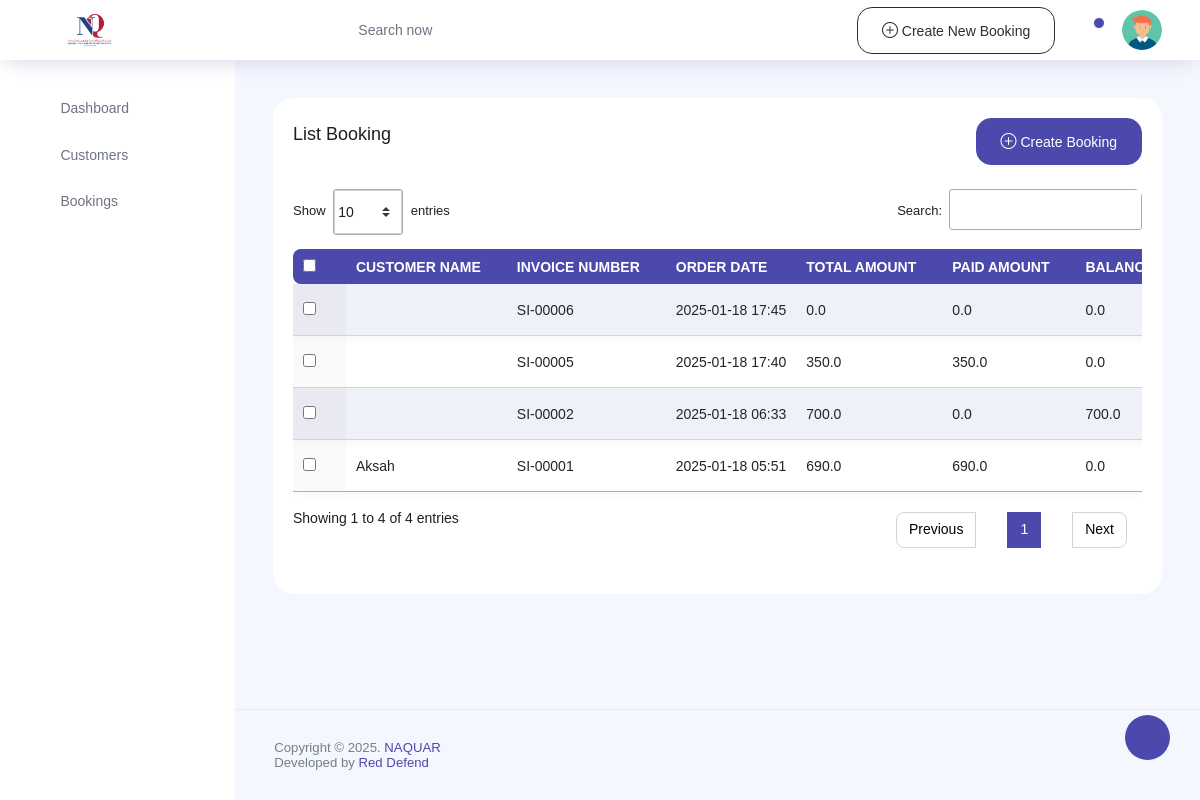
The app's page /services/list_bookings with its own data.
### service/models.py (models this page shows, shortened)
class Order(models.Model):
    customer = models.ForeignKey(Customers, on_delete=models.SET_NULL,null=True,blank=True)
    invoice_number = models.CharField(max_length=20, unique=True)
    order_date = models.DateTimeField(auto_now_add=True)
    total_amount_from_customer = models.FloatField(default=0)  # Set default to 0
    service_fee = models.FloatField(default=0)  # Set default to 0
    total_amount_before_discount = models.FloatField(default=0)  # Set default to 0
    total_tax = models.FloatField(default=0)
    total_amount = models.FloatField(default=0)
    payment_status1 = models.CharField(max_length=20, default='UNPAID', choices=(("UNPAID","UNPAID"),("PAID","PAID"),("PARTIALLY","PARTIALLY")))
    payment_status = models.BooleanField(default=False)
    discount = models.FloatField(default=0)
    bill_discount = models.FloatField(default=0)
    save_status = models.BooleanField(default=False)
    paid_amount = models.FloatField(default=0)
    balance_amount = models.FloatField(default=0)

class Customers(models.Model):
    name = models.CharField(max_length=100, null=True, blank=True)
    email = models.EmailField( null=True, blank=True)
    phone = models.CharField(max_length=15, null=True, blank=True)
    address = models.TextField( null=True, blank=True)
    eid_number = models.CharField(max_length=20, null=True, blank=True)
    customer_type = models.CharField(max_length=20, default="Individual",choices=(("Individual", "Individual"), ("Company", "Company")))
    date_added = models.DateField(auto_now_add=True)

### service/views.py (the view)
# urls.py: path("list_bookings",views.list_bookings,name="list_bookings"),
def list_bookings(request):
    context = {
        "bookings": Order.objects.all().order_by("-order_date")
    }
    return render(request,"list-bookings.html",context)

### templates/list-bookings.html (shortened to what this page needs)
{% extends 'index.html' %}
{% block content %}
<div class="content-page card position-relative">
    <div class="container-fluid card-body">
        <div class="row">
            <div class="col-lg-12">
                <div class="d-flex flex-wrap flex-wrap align-items-center justify-content-between mb-4">
                    <div>
                        <h4 class="mb-3">List Booking</h4>
                    </div>
                    <a type="button" class="btn btn-primary" href="{%url 'CreateOrder' %}">
                        <i class="bi bi-plus-circle"></i> Create Booking
                    </a>
                </div>
            </div>
            <div class="col-lg-12">
                <div class="table-responsive rounded mb-3">
                    <table id="userTable" class="table table-striped table-borderless display expandable-table">
                        <thead class="bg-white text-uppercase">
                            <tr class="ligth ligth-data">
                                <th>
                                    <div class="checkbox d-inline-block">
                                        <input type="checkbox" class="checkbox-input" id="checkbox1">
                                    </div>
                                </th>
                                <th>Customer Name</th>
                                <th>Invoice Number</th>
                                <th>Order Date</th>
                                <th>Total Amount</th>
                                <th>Paid Amount</th>
                                <th>Balance Amount</th>
                            </tr>
                        </thead>
                        <tbody>
                            {% for order in bookings %}
                            <tr>
                                <td>
                                    <div class="checkbox d-inline-block">
                                        <input type="checkbox" class="checkbox-input" id="checkbox{{ order.id }}">
                                    </div>
                                </td>
                                <td>{{ order.customer.name }}</td>
                                <td>{{ order.invoice_number }}</td>
                                <td>{{ order.order_date|date:"Y-m-d H:i" }}</td>
                                <td>{{ order.total_amount_from_customer }}</td>
                                <td>{{ order.paid_amount }}</td>
                                <td>{{ order.balance_amount }}</td>
                            </tr>
                            {% endfor %}
                        </tbody>
                    </table>
                </div>
            </div>
        </div>
    </div>
</div>
<link rel="stylesheet" href="https://cdn.datatables.net/1.13.1/css/jquery.dataTables.min.css">
    {% endblock %}

### templates/list-bookings.html (style rules this page uses)
td { height: 35px; }

### records on screen
Order: invoice_number "SI-00006", order_date "2025-01-18 17:45", total_amount_from_customer "0.0", paid_amount "0.0", balance_amount "0.0"
Order: invoice_number "SI-00005", order_date "2025-01-18 17:40", total_amount_from_customer "350.0", paid_amount "350.0", balance_amount "0.0"
Order: invoice_number "SI-00002", order_date "2025-01-18 06:33", total_amount_from_customer "700.0", paid_amount "0.0", balance_amount "700.0"
Order: customer.name "Aksah", invoice_number "SI-00001", order_date "2025-01-18 05:51", total_amount_from_customer "690.0", paid_amount "690.0", balance_amount "0.0"
